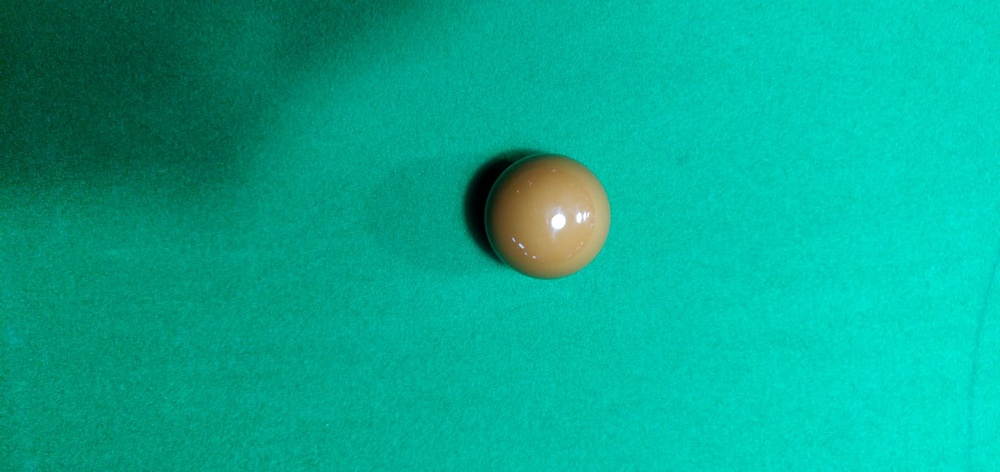
#> input picture matias/dataset/images/11.jpg, 1000 x 472 px, shrunk from 1599 x 755 before the run, given in place of pussic.png, which was not available
$ jupyter execute --allow-errors koordinaatit.ipynb
#> lines starting #> are read from the running program, lines starting #| are printed output that depends on the picture; after the words box and inside, x2 and y2 are one past the last pixel; in counts of white or black regions, pixels touching at a corner belong together; pictures that were not available may be replaced by others from this repository, and a replacement may not be noted
[cell 1]
import numpy as np
import argparse
import cv2
import warnings as w
w.filterwarnings('ignore')

# construct the argument parser and parse the arguments
#ap = argparse.ArgumentParser()
#ap.add_argument("-i", "--image", required = True, help = "Path to the image")
#args = vars(ap.parse_args())

# load the image, clone it for output, and then convert it to grayscale
image = cv2.imread('data/pussic.png')
#> image is the input picture: shape (472, 1000, 3); mean B, G, R 144.9, 169.6, 6
output = image.copy()
gray = cv2.cvtColor(image, cv2.COLOR_BGR2GRAY)
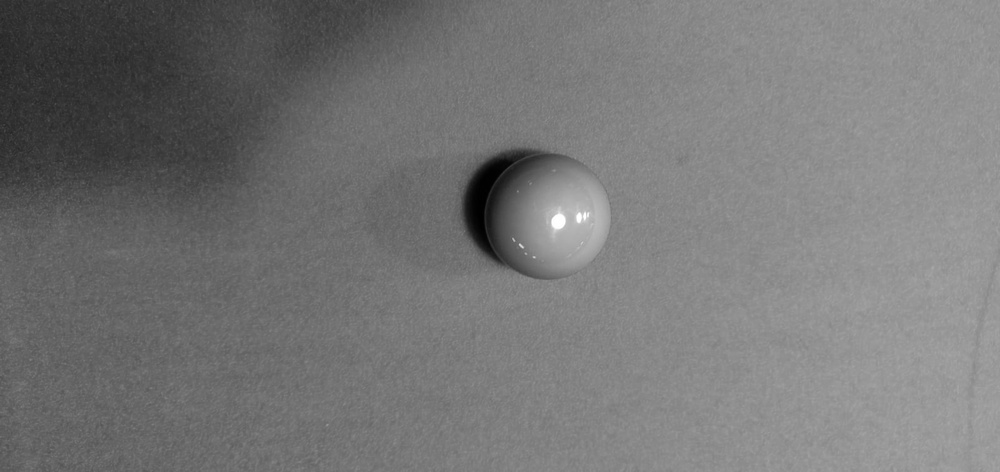
#> gray: shape (472, 1000); min 0, max 255, mean 117.9

# detect circles in the image
circles = cv2.HoughCircles(gray,cv2.HOUGH_GRADIENT,1.5,7,
                            param1=100,param2=30,minRadius=5,maxRadius=20)
#> circles = [[557.2, 221.2, 8]]

# ensure at least some circles were found
#if circles is not None:
# convert the (x, y) coordinates and radius of the circles to integers
circles = np.round(circles[0, :]).astype("int")
#> circles = [[557, 221, 8]]

[cell 2]
grey = cv2.cvtColor(image, cv2.COLOR_BGR2GRAY)

image.dtype
#umat = cv2.UMat(grey)

[cell 3]
contours = cv2.findContours(grey, cv2.RETR_EXTERNAL, cv2.CHAIN_APPROX_SIMPLE)
#> contours = 1 contour; box (x1, y1, x2, y2) and area: (0, 0, 1000, 472) 470529

contour = []
#> (the rest of this cell did not finish here and is left out)

[cell 4]
coordinates = []
for (x, y, r) in circles:
    coordinates.append(circles)
    cv2.circle(output, (x, y), r, (0, 255, 0), 4)
    cv2.rectangle(output, (x - 5, y - 5), (x + 5, y + 5), (0, 128, 255), -1)
#> this loop made 1 pass
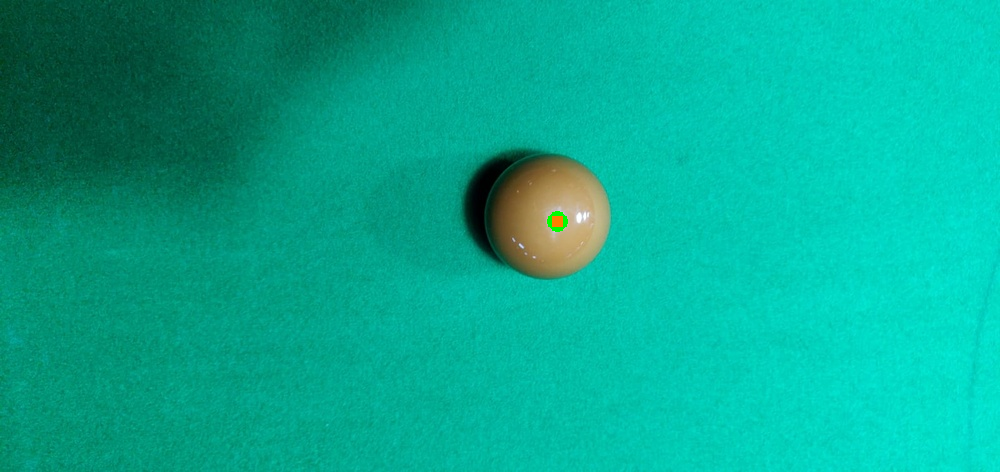
#> output: shape (472, 1000, 3); 0.07% of pixels changed, all inside (x1, y1, x2, y2) = (547, 211, 568, 232)
#> after the loop, coordinates = [[[557, 221, 8]]]

[cell 5]
circle=cv2.circle(output, (x, y), r, (0, 255, 0), 4)
circle

[cell 6]
circles
#> Out = [[557, 221, 8]]

[cell 7]
#v2.imshow("output", np.hstack([image, output]))
cv2.waitKey(0)
#> Out = 27

$ run again, on matias/dataset/images/12.jpg
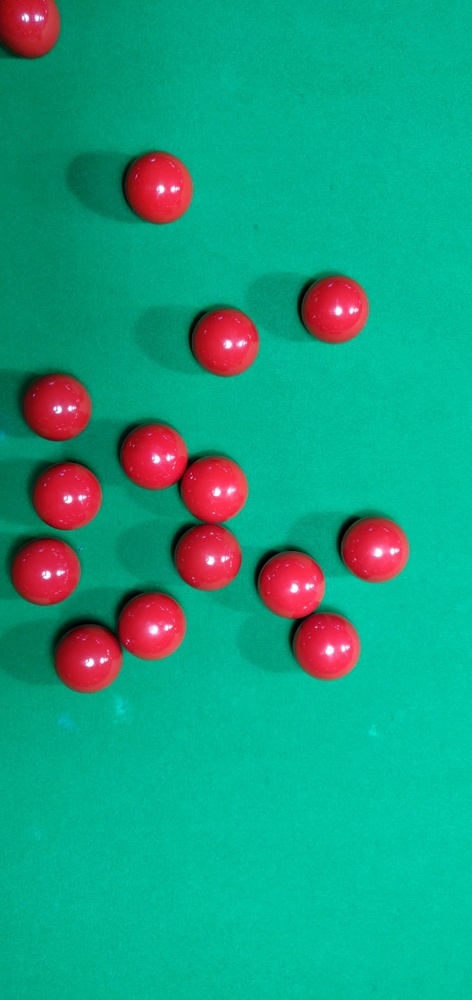
#> input picture matias/dataset/images/12.jpg, 472 x 1000 px, shrunk from 755 x 1599 before the run, given in place of pussic.png, which was not available
#> image is the input picture: shape (1000, 472, 3); mean B, G, R 130.1, 158.1, 23.6
#> `gray = cv2.cvtColor(image, cv2.COLOR_BGR2GRAY)`:
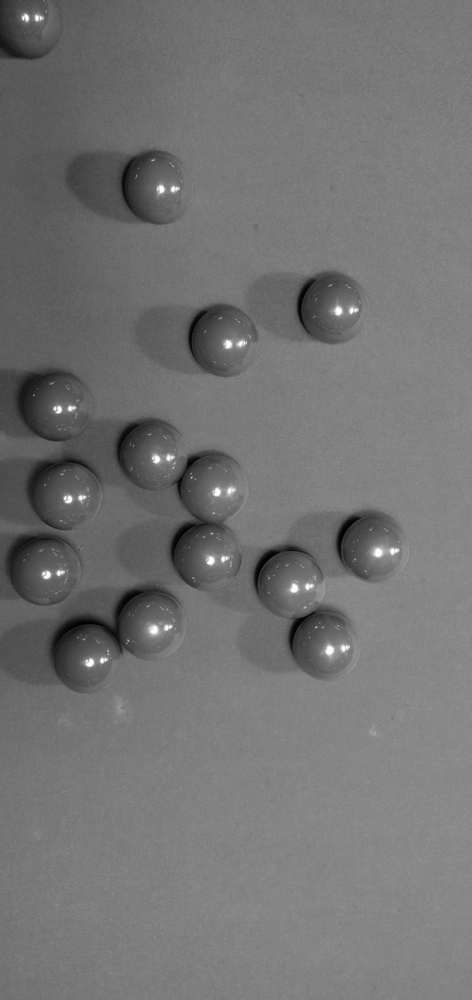
#> gray: shape (1000, 472); min 0, max 255, mean 114.7
#> `circles = cv2.HoughCircles(gray,cv2.HOUGH_GRADIENT,1.5,7, param1=100,p..`: circles = [[93.75, 644.2, 17.45], [162.8, 608.2, 17.45], [302.2, 569.2, 17.45], [137.2, 608.2, 19.1]]
#> `circles = np.round(circles[0, :]).astype("int")`: circles = [[94, 644, 17], [163, 608, 17], [302, 569, 17], [137, 608, 19]]
#> contours = 1 contour; box (x1, y1, x2, y2) and area: (0, 0, 472, 1000) 470529
#> the loop `for (x, y, r) in circles:` made 4 passes
#> after the loop `for (x, y, r) in circles:`:
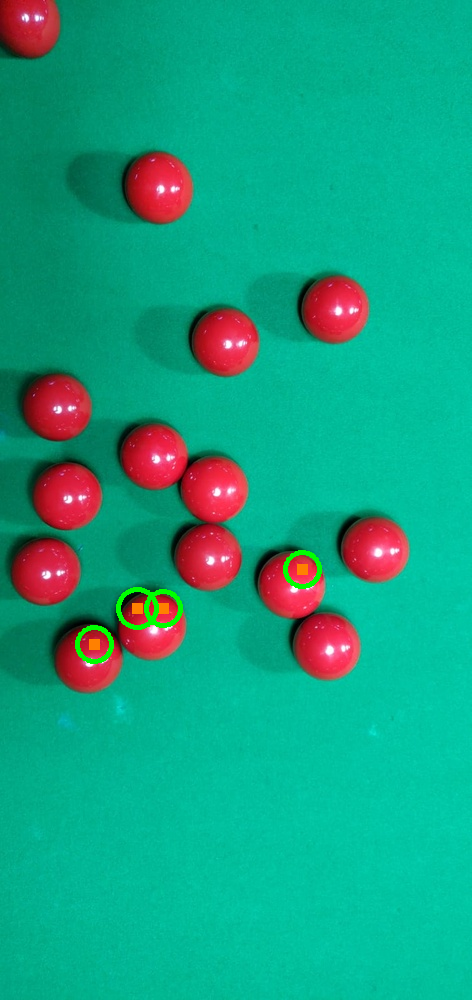
#> output: shape (1000, 472, 3); 0.55% of pixels changed, all inside (x1, y1, x2, y2) = (75, 550, 322, 664)
#> after the loop `for (x, y, r) in circles:`: coordinates = 4 items
#> `circles`: Out has the same summary as circles
#> `cv2.waitKey(0)`: Out = 27
